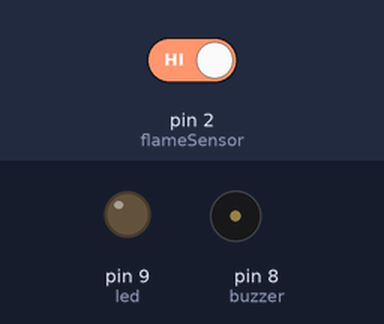
Simulated run of this sketch. Board: Arduino Uno, built with avr-gcc and run on an emulated ATmega328P. Parts: output pins drawn as LEDs (lit = HIGH), buzzer (waves = sounding). Inputs (shaded band) come from the test bench; at power-on: pin 2 (flameSensor) HIGH.

Above: at 1.2 s.
1.3 s: pin 2 (flameSensor) driven LOW
At 2.5 s:
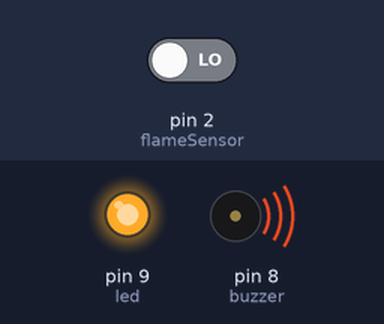
2.9 s: pin 2 (flameSensor) driven HIGH
At 3.7 s:
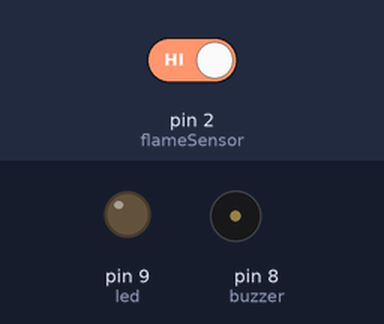
Timing chart, 0 to 5.9 s (numbered marks = the images above; inputs shaded):
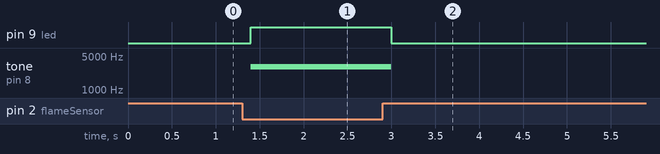

Measured:
- after the input at 1.3 s, pin 9 (led): LOW → HIGH after 0.10 s; tone on pin 8 (buzzer): silent → 3000 Hz after 0.10 s
- after the input at 2.9 s, pin 9 (led): HIGH → LOW after 0.10 s; tone on pin 8 (buzzer): 3000 Hz → silent after 0.10 s

The sketch:

flame_sensor2__1_.ino
```cpp
// Fire Alarm System

int flameSensor = 2;
int led = 9;
int buzzer = 8;

void setup() {

  pinMode(flameSensor, INPUT);
  pinMode(led, OUTPUT);
  pinMode(buzzer, OUTPUT);

  Serial.begin(9600);
}

void loop() {

  int flameValue = digitalRead(flameSensor);

  // Flame detected
  if (flameValue == 0) {

    digitalWrite(led, HIGH);

    // Higher tone
    tone(buzzer, 3000);

  }

  // No flame
  else {

    digitalWrite(led, LOW);
    noTone(buzzer);

  }

  delay(200);
}
```
